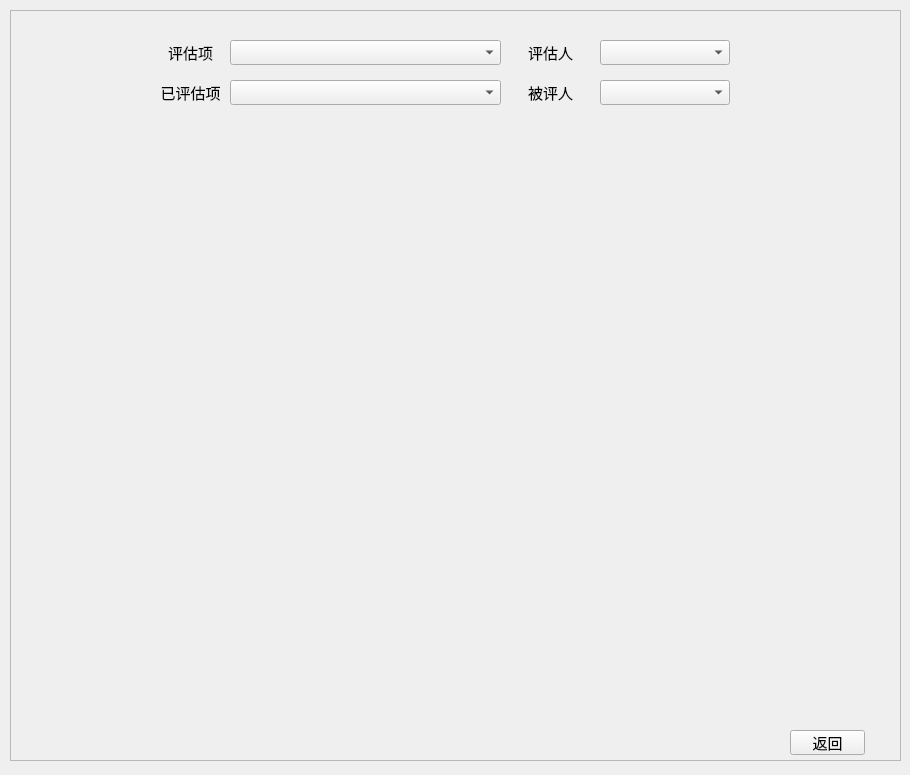
<?xml version="1.0" encoding="UTF-8"?>
<ui version="4.0">
 <class>HealthAssess</class>
 <widget class="QWidget" name="HealthAssess">
  <property name="geometry">
   <rect>
    <x>0</x>
    <y>0</y>
    <width>910</width>
    <height>775</height>
   </rect>
  </property>
  <property name="windowTitle">
   <string>Form</string>
  </property>
  <widget class="QFrame" name="frame">
   <property name="geometry">
    <rect>
     <x>10</x>
     <y>10</y>
     <width>891</width>
     <height>751</height>
    </rect>
   </property>
   <property name="frameShape">
    <enum>QFrame::StyledPanel</enum>
   </property>
   <property name="frameShadow">
    <enum>QFrame::Raised</enum>
   </property>
   <widget class="QComboBox" name="comboBox">
    <property name="geometry">
     <rect>
      <x>220</x>
      <y>30</y>
      <width>271</width>
      <height>25</height>
     </rect>
    </property>
    <item>
     <property name="text">
      <string/>
     </property>
    </item>
    <item>
     <property name="text">
      <string>评估项2</string>
     </property>
    </item>
   </widget>
   <widget class="QLabel" name="label">
    <property name="geometry">
     <rect>
      <x>150</x>
      <y>30</y>
      <width>61</width>
      <height>25</height>
     </rect>
    </property>
    <property name="font">
     <font>
      <pointsize>11</pointsize>
     </font>
    </property>
    <property name="text">
     <string>评估项</string>
    </property>
    <property name="alignment">
     <set>Qt::AlignCenter</set>
    </property>
   </widget>
   <widget class="QLabel" name="label_2">
    <property name="geometry">
     <rect>
      <x>150</x>
      <y>70</y>
      <width>61</width>
      <height>25</height>
     </rect>
    </property>
    <property name="font">
     <font>
      <pointsize>11</pointsize>
     </font>
    </property>
    <property name="text">
     <string>已评估项</string>
    </property>
    <property name="alignment">
     <set>Qt::AlignCenter</set>
    </property>
   </widget>
   <widget class="QComboBox" name="comboBox_2">
    <property name="geometry">
     <rect>
      <x>220</x>
      <y>70</y>
      <width>271</width>
      <height>25</height>
     </rect>
    </property>
    <item>
     <property name="text">
      <string/>
     </property>
    </item>
    <item>
     <property name="text">
      <string>评估项2</string>
     </property>
    </item>
   </widget>
   <widget class="QLabel" name="label_3">
    <property name="geometry">
     <rect>
      <x>500</x>
      <y>30</y>
      <width>81</width>
      <height>25</height>
     </rect>
    </property>
    <property name="font">
     <font>
      <pointsize>11</pointsize>
     </font>
    </property>
    <property name="text">
     <string>评估人</string>
    </property>
    <property name="alignment">
     <set>Qt::AlignCenter</set>
    </property>
   </widget>
   <widget class="QLabel" name="label_4">
    <property name="geometry">
     <rect>
      <x>500</x>
      <y>70</y>
      <width>81</width>
      <height>25</height>
     </rect>
    </property>
    <property name="font">
     <font>
      <pointsize>11</pointsize>
     </font>
    </property>
    <property name="text">
     <string>被评人</string>
    </property>
    <property name="alignment">
     <set>Qt::AlignCenter</set>
    </property>
   </widget>
   <widget class="QComboBox" name="comboBox_3">
    <property name="geometry">
     <rect>
      <x>590</x>
      <y>30</y>
      <width>130</width>
      <height>25</height>
     </rect>
    </property>
    <item>
     <property name="text">
      <string/>
     </property>
    </item>
    <item>
     <property name="text">
      <string>评估项2</string>
     </property>
    </item>
   </widget>
   <widget class="QComboBox" name="comboBox_4">
    <property name="geometry">
     <rect>
      <x>590</x>
      <y>70</y>
      <width>130</width>
      <height>25</height>
     </rect>
    </property>
    <item>
     <property name="text">
      <string/>
     </property>
    </item>
    <item>
     <property name="text">
      <string>评估项2</string>
     </property>
    </item>
   </widget>
   <widget class="QWidget" name="testwidget" native="true">
    <property name="geometry">
     <rect>
      <x>10</x>
      <y>120</y>
      <width>871</width>
      <height>591</height>
     </rect>
    </property>
   </widget>
   <widget class="QPushButton" name="goBack">
    <property name="geometry">
     <rect>
      <x>780</x>
      <y>720</y>
      <width>75</width>
      <height>25</height>
     </rect>
    </property>
    <property name="font">
     <font>
      <pointsize>11</pointsize>
     </font>
    </property>
    <property name="text">
     <string>返回</string>
    </property>
   </widget>
  </widget>
 </widget>
 <resources/>
 <connections/>
</ui>
